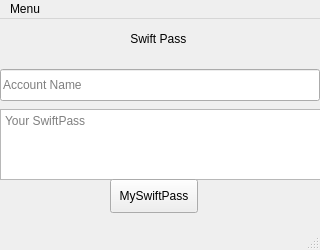
<?xml version="1.0" encoding="UTF-8"?>
<ui version="4.0">
 <class>MainWindow</class>
 <widget class="QMainWindow" name="MainWindow">
  <property name="geometry">
   <rect>
    <x>0</x>
    <y>0</y>
    <width>320</width>
    <height>250</height>
   </rect>
  </property>
  <property name="maximumSize">
   <size>
    <width>320</width>
    <height>250</height>
   </size>
  </property>
  <property name="sizeIncrement">
   <size>
    <width>320</width>
    <height>250</height>
   </size>
  </property>
  <property name="baseSize">
   <size>
    <width>320</width>
    <height>250</height>
   </size>
  </property>
  <property name="windowTitle">
   <string>SwiftPass</string>
  </property>
  <widget class="QWidget" name="centralwidget">
   <widget class="QLabel" name="label">
    <property name="geometry">
     <rect>
      <x>127</x>
      <y>10</y>
      <width>71</width>
      <height>20</height>
     </rect>
    </property>
    <property name="styleSheet">
     <string notr="true">font: 18 10pt &quot;Ubuntu Thin&quot;;</string>
    </property>
    <property name="text">
     <string> Swift Pass</string>
    </property>
   </widget>
   <widget class="QLineEdit" name="lineEdit">
    <property name="geometry">
     <rect>
      <x>0</x>
      <y>50</y>
      <width>320</width>
      <height>32</height>
     </rect>
    </property>
    <property name="maximumSize">
     <size>
      <width>320</width>
      <height>250</height>
     </size>
    </property>
    <property name="sizeIncrement">
     <size>
      <width>320</width>
      <height>250</height>
     </size>
    </property>
    <property name="baseSize">
     <size>
      <width>320</width>
      <height>250</height>
     </size>
    </property>
    <property name="toolTip">
     <string>Enter Name of Account for password. Eg. Facebook</string>
    </property>
    <property name="statusTip">
     <string/>
    </property>
    <property name="placeholderText">
     <string>Account Name</string>
    </property>
    <property name="clearButtonEnabled">
     <bool>true</bool>
    </property>
   </widget>
   <widget class="QTextEdit" name="textEdit">
    <property name="geometry">
     <rect>
      <x>0</x>
      <y>90</y>
      <width>321</width>
      <height>71</height>
     </rect>
    </property>
    <property name="toolTip">
     <string>Your SwiftPass Appears Here and ge copied to your clipboard</string>
    </property>
    <property name="readOnly">
     <bool>true</bool>
    </property>
    <property name="placeholderText">
     <string>Your SwiftPass</string>
    </property>
   </widget>
   <widget class="QPushButton" name="pushButton">
    <property name="geometry">
     <rect>
      <x>110</x>
      <y>160</y>
      <width>88</width>
      <height>34</height>
     </rect>
    </property>
    <property name="text">
     <string>MySwiftPass</string>
    </property>
   </widget>
  </widget>
  <widget class="QMenuBar" name="menubar">
   <property name="geometry">
    <rect>
     <x>0</x>
     <y>0</y>
     <width>320</width>
     <height>30</height>
    </rect>
   </property>
   <widget class="QMenu" name="menuMenu">
    <property name="title">
     <string>Menu</string>
    </property>
    <addaction name="actionCreate_Account"/>
    <addaction name="actionLogin"/>
    <addaction name="separator"/>
    <addaction name="actionExit"/>
   </widget>
   <addaction name="menuMenu"/>
  </widget>
  <widget class="QStatusBar" name="statusbar"/>
  <action name="actionCreate_Account">
   <property name="text">
    <string>Create Account</string>
   </property>
  </action>
  <action name="actionLogin">
   <property name="text">
    <string>Login</string>
   </property>
  </action>
  <action name="actionExit">
   <property name="text">
    <string>Exit</string>
   </property>
  </action>
 </widget>
 <resources/>
 <connections/>
</ui>
